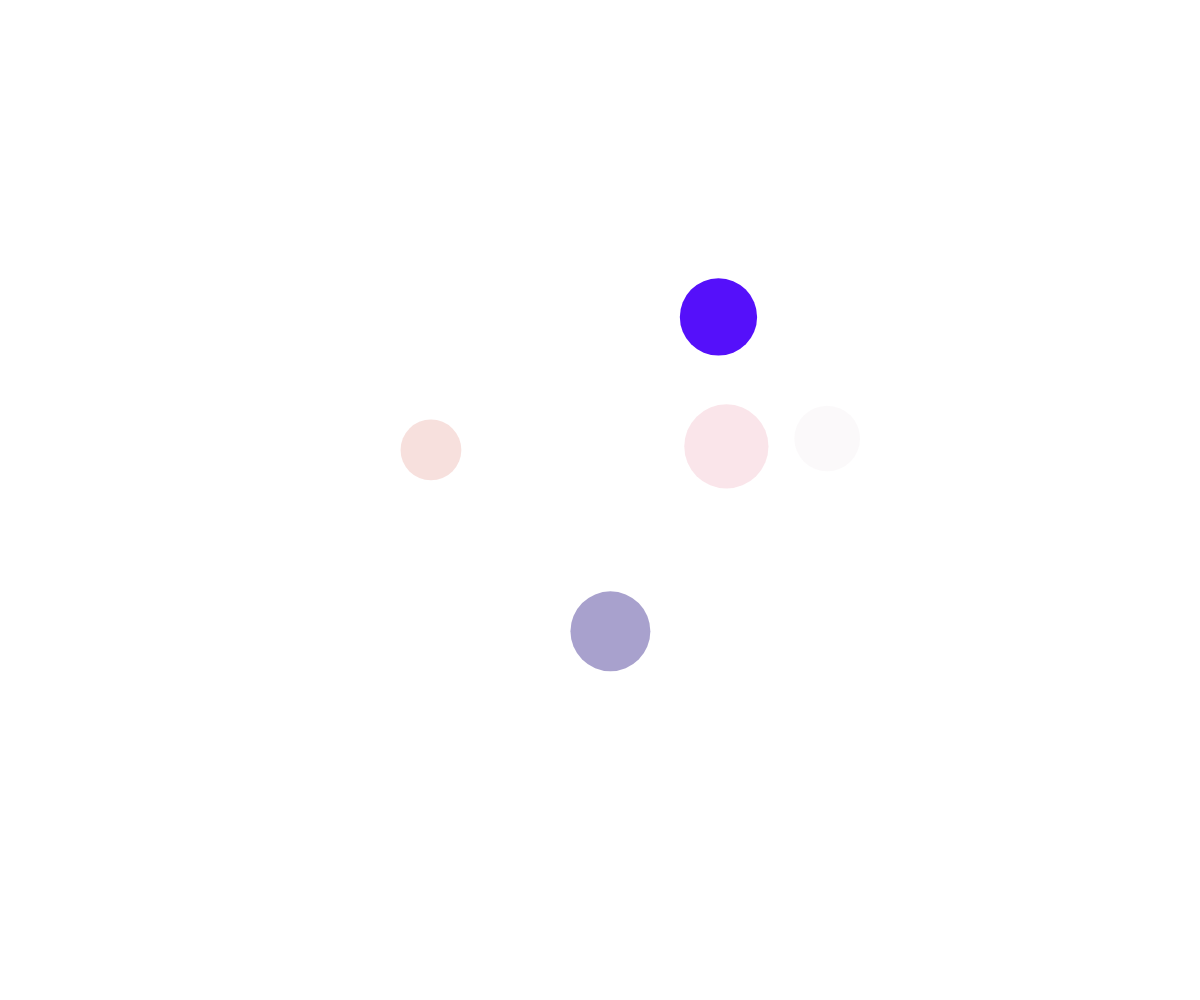
Frame 1 (no input)
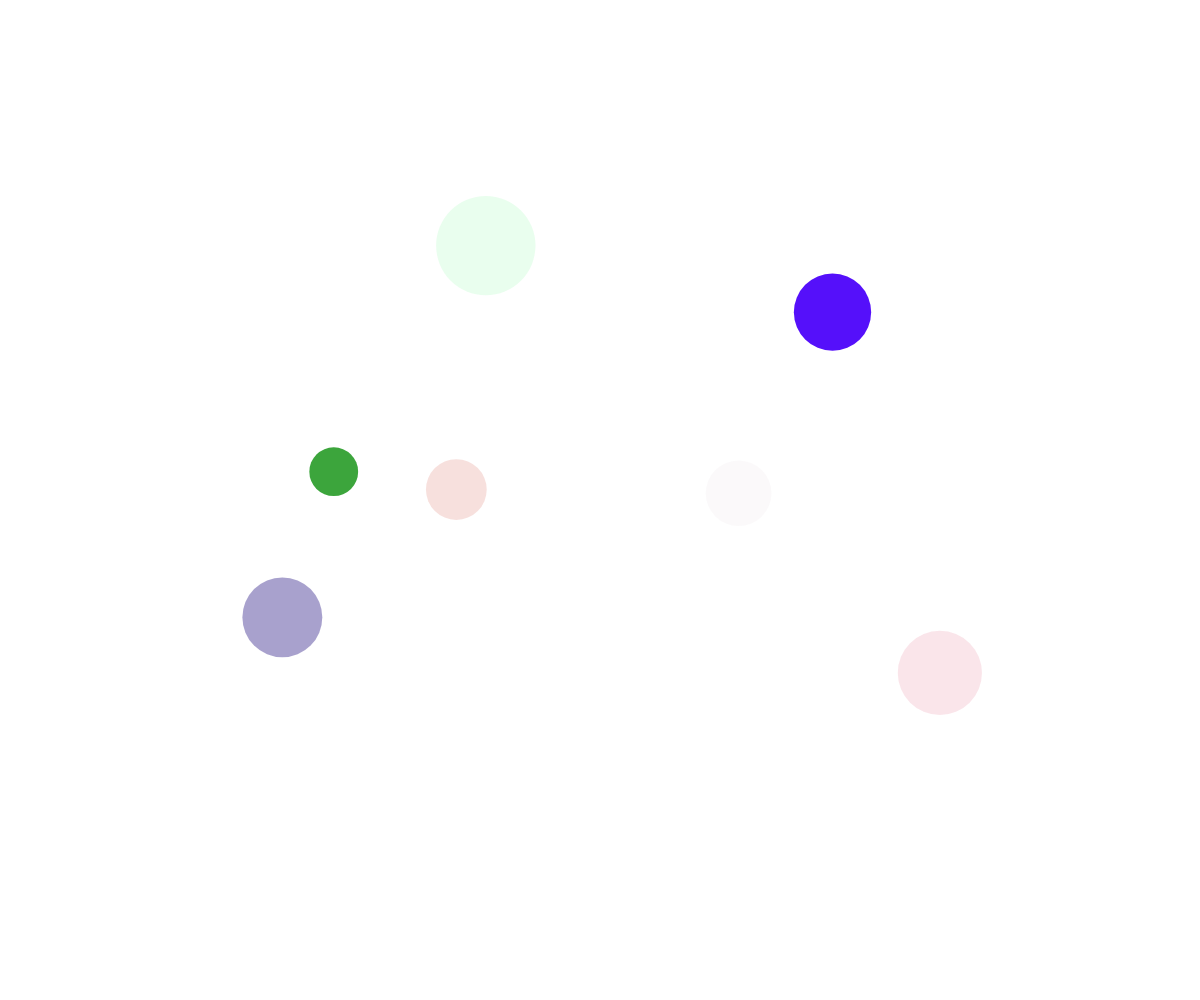
Frame 60 (no input)
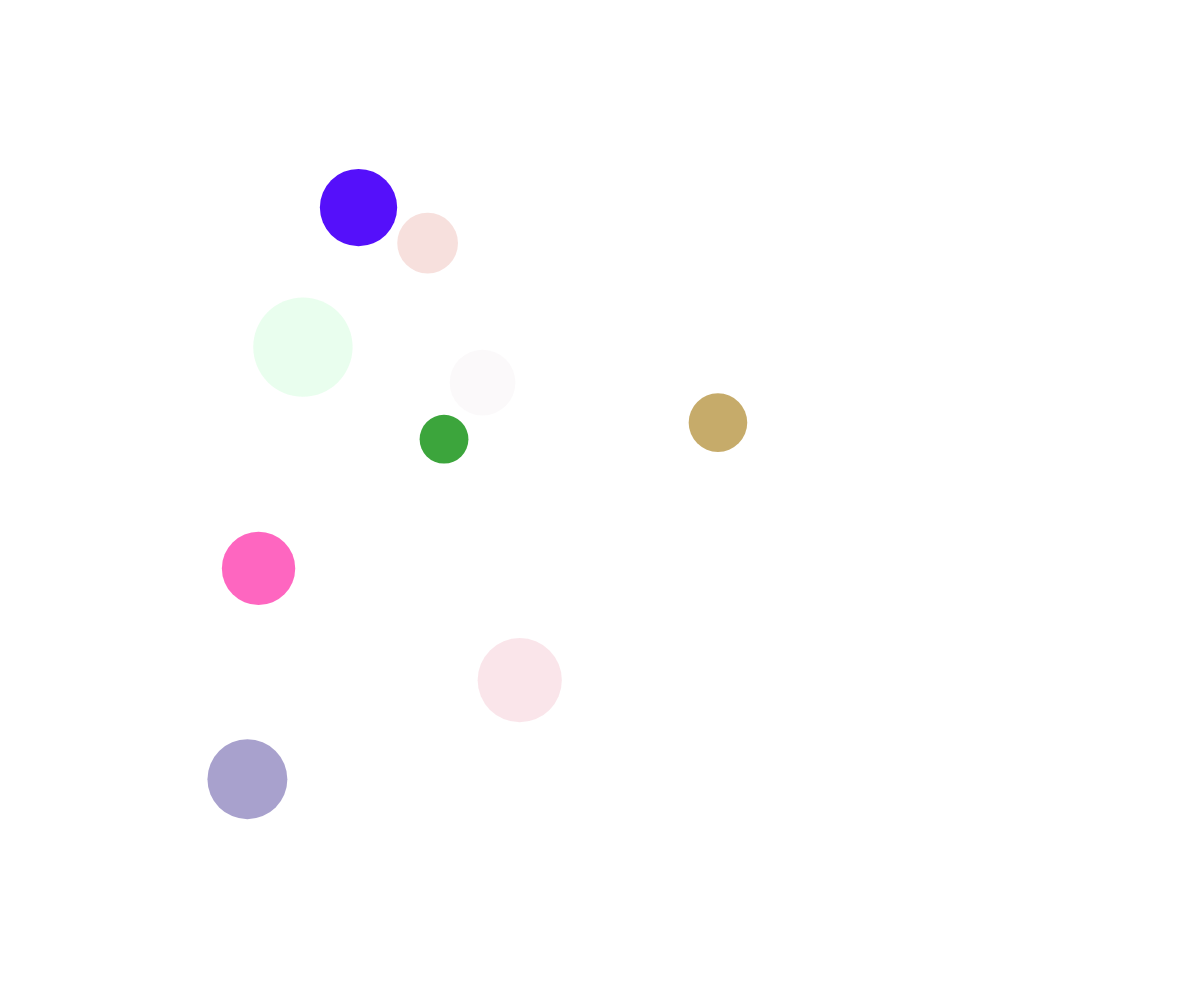
Frame 120 (the mouse pressed at the canvas centre since frame 60)

The p5.js sketch that drew these frames (run headless with seeded random() and noise() and a simulated clock; from frame 60 on, the mouse is pressed at the canvas centre):

// p5.js sketch
// ── sketch.js
// Bubble Object Demo
// Object Deletion
// 10, Oct. 2024 

let bubbles = [];
let deathLocations = [];

function setup() {
  createCanvas(windowWidth, windowHeight);
  noStroke();
  for (let i=0;i<5;i++){
    spawnBubbles();
  }
  window.setInterval(spawnBubbles,500);
}

function draw() {
  background(255);
  // randMovement();
  noisyRandMovement();
  dispBubbles();
  displayGraves();
}

function noisyRandMovement(){
  for (let bubble of bubbles){
    bubble.x = noise(bubble.tX)*width;
    bubble.y = noise(bubble.tY)*height;

    bubble.tX += bubble.deltaTime;
    bubble.tY += bubble.deltaTime;
  }
}

function randMovement(){
  for(let bubble of bubbles){
    let choice = random(100);
    if (choice<50){
      bubble.y -= bubble.s;
    }
    else if (choice<65){
      bubble.y += bubble.s;
    }
    else if (choice<75){
      bubble.x += bubble.s;
    }
    else{
      bubble.x -= bubble.s;
    }
  }
}

function dispBubbles(){
  for (let bubble of bubbles){
    fill(bubble.r,bubble.g,bubble.b,bubble.a);
    circle(bubble.x,bubble.y,bubble.d);
  }
}

function spawnBubbles(){
  let aBubble = {
    x: random(0,width),
    y: height + random(0,50),
    s: random(2,5),
    d: random(40,100),
    r: random(255),
    g: random(255),
    b: random(255),
    a: random(255),
    tX: random(100000000),
    tY: random(100000000),
    deltaTime: 0.008,
  };
  bubbles.push(aBubble);
}


function mousePressed(){
  for (let bubble of bubbles){
    if (clickedOnBubble(mouseX,mouseY,bubble)){
      let theIndex = bubbles.indexOf(bubble);
      bubbles.splice(theIndex,1);
      undertaker(bubble.x,bubble.y);
    }
  }
}

function displayGraves(){
  for (let grave of deathLocations){
    textAlign(CENTER,CENTER);
    fill("red");
    text("X",grave.x,grave.y);
  }
}

function clickedOnBubble(x,y,bubble){
  return dist(x,y,bubble.x,bubble.y)<bubble.d/2;
}

function undertaker(aX,aY){
  let grave = {
    x: aX,
    y: aY,
  };
  deathLocations.push(grave);
}
